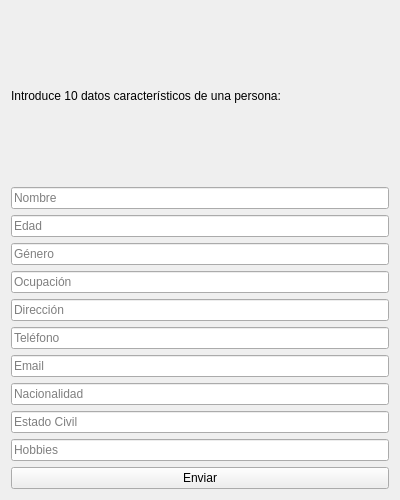
<?xml version="1.0" encoding="UTF-8"?>
<ui version="4.0">
 <class>VentanaPersona</class>
 <widget class="QWidget" name="VentanaPersona">
  <property name="geometry">
   <rect>
    <x>0</x>
    <y>0</y>
    <width>400</width>
    <height>500</height>
   </rect>
  </property>
  <property name="windowTitle">
   <string>Datos de la Persona</string>
  </property>
  <layout class="QVBoxLayout" name="verticalLayout">

   <!-- Etiqueta de Instrucciones -->
   <item>
    <widget class="QLabel" name="label_instrucciones">
     <property name="text">
      <string>Introduce 10 datos característicos de una persona:</string>
     </property>
    </widget>
   </item>

   <!-- Campos de entrada para los datos -->
   <item>
    <widget class="QLineEdit" name="lineEdit_nombre">
     <property name="placeholderText">
      <string>Nombre</string>
     </property>
    </widget>
   </item>
   <item>
    <widget class="QLineEdit" name="lineEdit_edad">
     <property name="placeholderText">
      <string>Edad</string>
     </property>
    </widget>
   </item>
   <item>
    <widget class="QLineEdit" name="lineEdit_genero">
     <property name="placeholderText">
      <string>Género</string>
     </property>
    </widget>
   </item>
   <item>
    <widget class="QLineEdit" name="lineEdit_ocupacion">
     <property name="placeholderText">
      <string>Ocupación</string>
     </property>
    </widget>
   </item>
   <item>
    <widget class="QLineEdit" name="lineEdit_direccion">
     <property name="placeholderText">
      <string>Dirección</string>
     </property>
    </widget>
   </item>
   <item>
    <widget class="QLineEdit" name="lineEdit_telefono">
     <property name="placeholderText">
      <string>Teléfono</string>
     </property>
    </widget>
   </item>
   <item>
    <widget class="QLineEdit" name="lineEdit_email">
     <property name="placeholderText">
      <string>Email</string>
     </property>
    </widget>
   </item>
   <item>
    <widget class="QLineEdit" name="lineEdit_nacionalidad">
     <property name="placeholderText">
      <string>Nacionalidad</string>
     </property>
    </widget>
   </item>
   <item>
    <widget class="QLineEdit" name="lineEdit_estado_civil">
     <property name="placeholderText">
      <string>Estado Civil</string>
     </property>
    </widget>
   </item>
   <item>
    <widget class="QLineEdit" name="lineEdit_hobbies">
     <property name="placeholderText">
      <string>Hobbies</string>
     </property>
    </widget>
   </item>

   <!-- Botón Enviar -->
   <item>
    <widget class="QPushButton" name="boton_enviar">
     <property name="text">
      <string>Enviar</string>
     </property>
    </widget>
   </item>
  </layout>
 </widget>
 <resources/>
 <connections/>
</ui>
